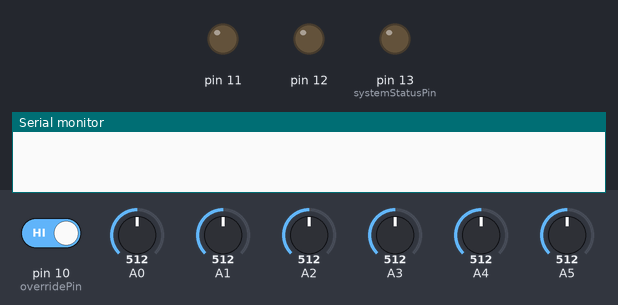
Bench run of a sketch on a simulated Arduino Uno, built with avr-gcc and run on an emulated ATmega328P. Shown: output pins drawn as LEDs (lit = HIGH), the last lines printed to the serial monitor. The test bench sets the inputs (shaded band); at power-on: pin 10 (overridePin) HIGH, A0 = 512, A1 = 512, A3 = 512, A2 = 512, A4 = 512, A5 = 512.

Above: at 0.1 s.
At 1.7 s:
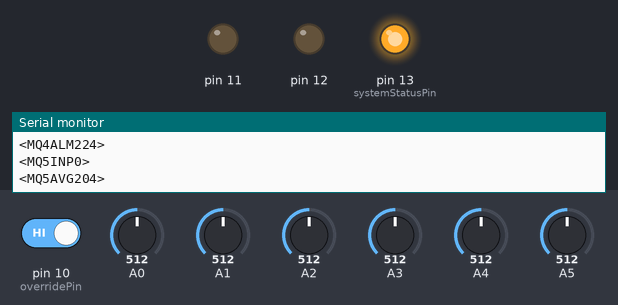
1.8 s: pin 10 (overridePin) driven LOW
At 2.4 s:
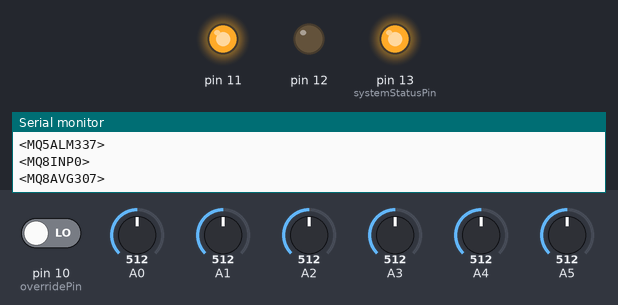
4.8 s: A0 set to 60
7.5 s: A0 set to 54
10.5 s: A1 set to 938
13.5 s: A1 set to 965
15.3 s: A3 set to 53
18.3 s: A3 set to 46
Timing chart, 0 to 22.3 s (numbered marks = the images above; inputs shaded):
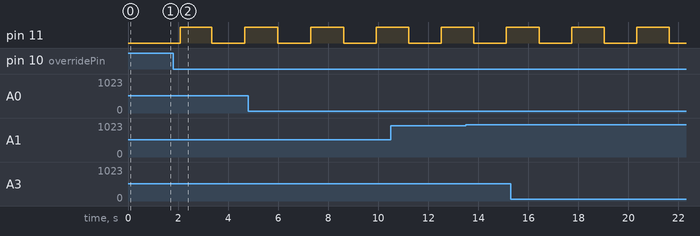

The sketch:

gas_monitor.ino
```cpp
const int totalReadings = 10;

int mq2Readings[totalReadings];
int mq2ReadIndex = 0;
int mq2Total = 0;
int mq2Average = 0;
int mq2Status = 0;

int mq3Readings[totalReadings];
int mq3ReadIndex = 0;
int mq3Total = 0;
int mq3Average = 0;
int mq3Status = 0;

int mq4Readings[totalReadings];
int mq4ReadIndex = 0;
int mq4Total = 0;
int mq4Average = 0;
int mq4Status = 0;

int mq5Readings[totalReadings];
int mq5ReadIndex = 0;
int mq5Total = 0;
int mq5Average = 0;
int mq5Status = 0;

int mq8Readings[totalReadings];
int mq8ReadIndex = 0;
int mq8Total = 0;
int mq8Average = 0;
int mq8Status = 0;

int mq9Readings[totalReadings];
int mq9ReadIndex = 0;
int mq9Total = 0;
int mq9Average = 0;
int mq9Status = 0;

int overrideStatus = 0;

float warningThreshold = 0.05;
float alarmThreshold = 0.10;

int systemStatusPin = 13;
int overridePin = 10;

class checkSensor
  {
    private:
    int refreshInterval;
    int sensorPin;
    unsigned long previousTime;
    int sensor;
    int sensorValue;
    int warningValue;
    int alarmValue;

    public:
    checkSensor(int varSensor, int pin, int interval)
      {
        refreshInterval = interval;
        sensorPin = pin;
        previousTime = 0;
        sensor = varSensor;
      }

    void Update()
      {
        unsigned long currentTime = millis();

        if (currentTime - previousTime >= refreshInterval)
          {
            if (sensor == 2)
              {
                mq2Total = mq2Total - mq2Readings[mq2ReadIndex];
                mq2Readings[mq2ReadIndex] = analogRead(sensorPin);
                mq2Total = mq2Total + mq2Readings[mq2ReadIndex];
                mq2ReadIndex = mq2ReadIndex + 1;
                if (mq2ReadIndex >= totalReadings)
                  {
                    mq2ReadIndex = 0;
                  }
                mq2Average = mq2Total / totalReadings;
                sensorValue = mq2Average;
                warningValue = mq2Average + (mq2Average * warningThreshold);
                alarmValue = mq2Average + (mq2Average * alarmThreshold);
                Serial.print("<MQ2INP");
                Serial.print(mq2Readings[mq2ReadIndex]);
                Serial.println(">");
                Serial.print("<MQ2AVG");
                Serial.print(sensorValue);
                Serial.println(">");
                Serial.print("<MQ2WRN");
                Serial.print(warningValue);
                Serial.println(">");
                Serial.print("<MQ2ALM");
                Serial.print(alarmValue);
                Serial.println(">");
              }
            if (sensor == 3)
              {
                mq3Total = mq3Total - mq3Readings[mq3ReadIndex];
                mq3Readings[mq3ReadIndex] = analogRead(sensorPin);
                mq3Total = mq3Total + mq3Readings[mq3ReadIndex];
                mq3ReadIndex = mq3ReadIndex + 1;
                if (mq3ReadIndex >= totalReadings)
                  {
                    mq3ReadIndex = 0;
                  }
                mq3Average = mq3Total / totalReadings;
                sensorValue = mq3Average;
                warningValue = mq3Average + (mq3Average * warningThreshold);
                alarmValue = mq3Average + (mq3Average * alarmThreshold);
                Serial.print("<MQ3INP");
                Serial.print(mq3Readings[mq3ReadIndex]);
                Serial.println(">");
                Serial.print("<MQ3AVG");
                Serial.print(sensorValue);
                Serial.println(">");
                Serial.print("<MQ3WRN");
                Serial.print(warningValue);
                Serial.println(">");
                Serial.print("<MQ3ALM");
                Serial.print(alarmValue);
                Serial.println(">");
              }
            if (sensor == 4)
              {
                mq4Total = mq4Total - mq4Readings[mq4ReadIndex];
                mq4Readings[mq4ReadIndex] = analogRead(sensorPin);
                mq4Total = mq4Total + mq4Readings[mq4ReadIndex];
                mq4ReadIndex = mq4ReadIndex + 1;
                if (mq4ReadIndex >= totalReadings)
                  {
                    mq4ReadIndex = 0;
                  }
                mq4Average = mq4Total / totalReadings;
                sensorValue = mq4Average;
                warningValue = mq4Average + (mq4Average * warningThreshold);
                alarmValue = mq4Average + (mq4Average * alarmThreshold);
                Serial.print("<MQ4INP");
                Serial.print(mq4Readings[mq4ReadIndex]);
                Serial.println(">");
                Serial.print("<MQ4AVG");
                Serial.print(sensorValue);
                Serial.println(">");
                Serial.print("<MQ4WRN");
                Serial.print(warningValue);
                Serial.println(">");
                Serial.print("<MQ4ALM");
                Serial.print(alarmValue);
                Serial.println(">");
              }
            if (sensor == 5)
              {
                mq5Total = mq5Total - mq5Readings[mq5ReadIndex];
                mq5Readings[mq5ReadIndex] = analogRead(sensorPin);
                mq5Total = mq5Total + mq5Readings[mq5ReadIndex];
                mq5ReadIndex = mq5ReadIndex + 1;
                if (mq5ReadIndex >= totalReadings)
                  {
                    mq5ReadIndex = 0;
                  }
                mq5Average = mq5Total / totalReadings;
                sensorValue = mq5Average;
                warningValue = mq5Average + (mq5Average * warningThreshold);
                alarmValue = mq5Average + (mq5Average * alarmThreshold);
                Serial.print("<MQ5INP");
                Serial.print(mq5Readings[mq5ReadIndex]);
                Serial.println(">");
                Serial.print("<MQ5AVG");
                Serial.print(sensorValue);
                Serial.println(">");
                Serial.print("<MQ5WRN");
                Serial.print(warningValue);
                Serial.println(">");
                Serial.print("<MQ5ALM");
                Serial.print(alarmValue);
                Serial.println(">");
              }
            if (sensor == 8)
              {
                mq8Total = mq8Total - mq8Readings[mq8ReadIndex];
                mq8Readings[mq8ReadIndex] = analogRead(sensorPin);
                mq8Total = mq8Total + mq8Readings[mq8ReadIndex];
                mq8ReadIndex = mq8ReadIndex + 1;
                if (mq8ReadIndex >= totalReadings)
                  {
                    mq8ReadIndex = 0;
                  }
                mq8Average = mq8Total / totalReadings;
                sensorValue = mq8Average;
                warningValue = mq8Average + (mq8Average * warningThreshold);
                alarmValue = mq8Average + (mq8Average * alarmThreshold);
                Serial.print("<MQ8INP");
                Serial.print(mq8Readings[mq8ReadIndex]);
                Serial.println(">");
                Serial.print("<MQ8AVG");
                Serial.print(sensorValue);
                Serial.println(">");
                Serial.print("<MQ8WRN");
                Serial.print(warningValue);
                Serial.println(">");
                Serial.print("<MQ8ALM");
                Serial.print(alarmValue);
                Serial.println(">");
              }
            if (sensor == 9)
              {
                mq9Total = mq9Total - mq9Readings[mq9ReadIndex];
                mq9Readings[mq9ReadIndex] = analogRead(sensorPin);
                mq9Total = mq9Total + mq9Readings[mq9ReadIndex];
                mq9ReadIndex = mq9ReadIndex + 1;
                if (mq9ReadIndex >= totalReadings)
                  {
                    mq9ReadIndex = 0;
                  }
                mq9Average = mq9Total / totalReadings;
                sensorValue = mq9Average;
                warningValue = mq9Average + (mq9Average * warningThreshold);
                alarmValue = mq9Average + (mq9Average * alarmThreshold);
                Serial.print("<MQ9INP");
                Serial.print(mq9Readings[mq9ReadIndex]);
                Serial.println(">");
                Serial.print("<MQ9AVG");
                Serial.print(sensorValue);
                Serial.println(">");
                Serial.print("<MQ9WRN");
                Serial.print(warningValue);
                Serial.println(">");
                Serial.print("<MQ9ALM");
                Serial.print(alarmValue);
                Serial.println(">");
              }
            if (sensorValue < warningValue)
              {
                if (sensor == 2)
                  {
                    mq2Status = 0;
                  }
                else if (sensor == 3)
                  {
                    mq3Status = 0;
                  }
                else if (sensor == 4)
                  {
                    mq4Status = 0;
                  }
                else if (sensor == 5)
                  {
                    mq5Status = 0;
                  }
                else if (sensor == 8)
                  {
                    mq8Status = 0;
                  }
                else if (sensor == 9)
                  {
                    mq9Status = 0;
                  }
              }
            else if ((sensorValue >= warningValue) && (sensorValue < alarmValue))
              {
                if (sensor == 2)
                  {
                    mq2Status = 1;
                  }
                else if (sensor == 3)
                  {
                    mq3Status = 1;
                  }
                else if (sensor == 4)
                  {
                    mq4Status = 1;
                  }
                else if (sensor == 5)
                  {
                    mq5Status = 1;
                  }
                else if (sensor == 8)
                  {
                    mq8Status = 1;
                  }
                else if (sensor == 9)
                  {
                    mq9Status = 1;
                  }
              }
            else if (sensorValue >= alarmValue)
              {
                if (sensor == 2)
                  {
                    mq2Status = 2;
                  }
                else if (sensor == 3)
                  {
                    mq3Status = 2;
                  }
                else if (sensor == 4)
                  {
                    mq4Status = 2;
                  }
                else if (sensor == 5)
                  {
                    mq5Status = 2;
                  }
                else if (sensor == 8)
                  {
                    mq8Status = 2;
                  }
                else if (sensor == 9)
                  {
                    mq9Status = 2;
                  }
              }
            else
              {
                if (sensor == 2)
                  {
                    mq2Status = 0;
                  }
                else if (sensor == 3)
                  {
                    mq3Status = 0;
                  }
                else if (sensor == 4)
                  {
                    mq4Status = 0;
                  }
                else if (sensor == 5)
                  {
                    mq5Status = 0;
                  }
                else if (sensor == 8)
                  {
                    mq8Status = 0;
                  }
                else if (sensor == 9)
                  {
                    mq9Status = 0;
                  }
              }

            previousTime = currentTime;

          }
      }
  };

class systemOverride
  {
    private:
    int refreshInterval;
    int sensorValue;
    unsigned long previousTime;

    public:
    systemOverride(int interval)
      {
        refreshInterval = interval;
        sensorValue = 0;
        previousTime = 0;
      }

    void Update()
      {
        unsigned long currentTime = millis();

        if (currentTime - previousTime >= refreshInterval)
          {
            pinMode(overridePin, INPUT);
            sensorValue = digitalRead(overridePin);

            if (sensorValue == 0)
              {
                overrideStatus = 1;
              }
            else
              {
                overrideStatus = 0;
              }

            previousTime = currentTime;
          }
      }
  };

class soundAlarm
  {
    private:
    int refreshInterval;
    int warningPin;
    int warningState;
    int alarmPin;
    int alarmState;
    unsigned long previousTime;

    public:
    soundAlarm(int interval, int warning, int alarm)
      {
        refreshInterval = interval;

        warningPin = warning;
        pinMode(warningPin, OUTPUT);
        warningState = LOW;

        alarmPin = alarm;
        pinMode(alarmPin, OUTPUT);
        alarmState = LOW;

        previousTime = 0;
      }

    void Alarm()
      {
        unsigned long currentTime = millis();

        if (currentTime - previousTime >= refreshInterval)
          {
            //condition for an alarm
            if (overrideStatus == 1)
              {
                if (alarmState == HIGH)
                  {
                    alarmState = LOW;
                    digitalWrite(alarmPin, alarmState);
                    Serial.print("Override Alarm Off");
                  }
                else if (alarmState == LOW)
                  {
                    alarmState = HIGH;
                    digitalWrite(alarmPin, alarmState);
                    Serial.println("Override Alarm On");
                  }
              }
            else if ((mq2Status == 2) || (mq3Status == 2) || (mq4Status == 2) || (mq5Status == 2) || (mq8Status == 2) || (mq9Status == 2))
              {
                if (alarmState == HIGH)
                  {
                    alarmState = LOW;
                    digitalWrite(alarmPin, alarmState);
                    Serial.println("Alarm Off");
                  }
                else if (alarmState == LOW)
                  {
                    alarmState = HIGH;
                    digitalWrite(alarmPin, alarmState);
                    Serial.println("Alarm On");

                    Serial.print("<MQ2STA");
                    Serial.print(mq2Status);
                    Serial.println(">");
                    Serial.print("<MQ3STA");
                    Serial.print(mq3Status);
                    Serial.println(">");
                    Serial.print("<MQ4STA");
                    Serial.print(mq4Status);
                    Serial.println(">");
                    Serial.print("<MQ5STA");
                    Serial.print(mq5Status);
                    Serial.println(">");
                    Serial.print("<MQ8STA");
                    Serial.print(mq8Status);
                    Serial.println(">");
                    Serial.print("<MQ9STA");
                    Serial.print(mq9Status);
                    Serial.println(">");
                  }
              }
            //condition for a warning
            else if ((mq2Status == 1) || (mq3Status == 1) || (mq4Status == 1) || (mq5Status == 1) || (mq8Status == 1) || (mq9Status == 1))
              {
                if (warningState == HIGH)
                  {
                    warningState = LOW;
                    digitalWrite(warningPin, warningState);
                    Serial.println("Warning Off");
                  }
                else if (warningState == LOW)
                  {
                    warningState = HIGH;
                    digitalWrite(warningPin, warningState);
                    Serial.println("Warning On");

                    Serial.print("<MQ2STA");
                    Serial.print(mq2Status);
                    Serial.println(">");
                    Serial.print("<MQ3STA");
                    Serial.print(mq3Status);
                    Serial.println(">");
                    Serial.print("<MQ4STA");
                    Serial.print(mq4Status);
                    Serial.println(">");
                    Serial.print("<MQ5STA");
                    Serial.print(mq5Status);
                    Serial.println(">");
                    Serial.print("<MQ8STA");
                    Serial.print(mq8Status);
                    Serial.println(">");
                    Serial.print("<MQ9STA");
                    Serial.print(mq9Status);
                    Serial.println(">");
                  }
              }
            else
              {
                alarmState = LOW;
                warningState = LOW;

                Serial.print("<MQ2STA");
                Serial.print(mq2Status);
                Serial.println(">");
                Serial.print("<MQ3STA");
                Serial.print(mq3Status);
                Serial.println(">");
                Serial.print("<MQ4STA");
                Serial.print(mq4Status);
                Serial.println(">");
                Serial.print("<MQ5STA");
                Serial.print(mq5Status);
                Serial.println(">");
                Serial.print("<MQ8STA");
                Serial.print(mq8Status);
                Serial.println(">");
                Serial.print("<MQ9STA");
                Serial.print(mq9Status);
                Serial.println(">");

                digitalWrite(alarmPin, alarmState);
                digitalWrite(warningPin, warningState);
              }
            previousTime = currentTime;
          }
      }
  };

//setup routines to check the sensors
//Ex: checkSensor sensor name(sensor number, analog pin, refresh rate, normal value)
checkSensor mq2(2, 0, 100);
checkSensor mq3(3, 1, 100);
checkSensor mq4(4, 2, 100);
checkSensor mq5(5, 3, 100);
checkSensor mq8(8, 4, 100);
checkSensor mq9(9, 5, 100);
systemOverride sysOverride(100);

//routine to check the status
soundAlarm sensor(1000, 12, 11);

int sensorValue;
void setup()
{
  //quick delay to let the system come up
  delay(500);

  //turn on an LED to show the system is on
  pinMode (systemStatusPin, OUTPUT);
  digitalWrite(systemStatusPin, HIGH);

  //setup serial comms
  Serial.begin(9600);
  Serial.println("Haynie Research & Development");
  Serial.println("Gas Monitor");
}

void loop()
{
    mq2.Update();
    mq3.Update();
    mq4.Update();
    mq5.Update();
    mq8.Update();
    mq9.Update();
    sysOverride.Update();
    sensor.Alarm();
}
```

Measured:
- after the input at 1.8 s, pin 11: LOW → HIGH after 0.29 s, → LOW 1.3 s later, → HIGH 1.3 s later
